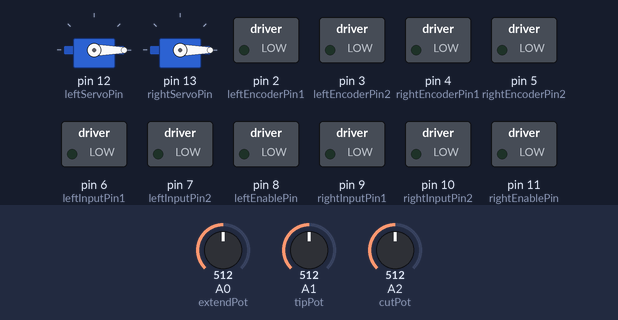
A sketch run on a simulated Arduino Uno, built with avr-gcc and run on an emulated ATmega328P. Parts: 2 × servo, switched loads named in the sketch (green lamp = pin HIGH). The inputs (shaded band) are chosen by the test bench; at power-on: A2 (cutPot) = 512, A0 (extendPot) = 512, A1 (tipPot) = 512. What the sketch prints to the serial monitor is not drawn.

Above: at 1.2 s.
1.3 s: A2 (cutPot) set to 534
At 2.1 s:
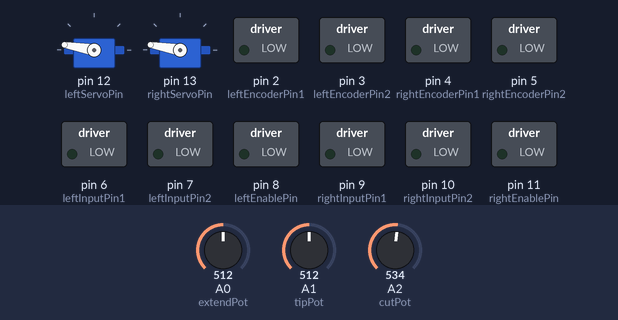
At 3.9 s:
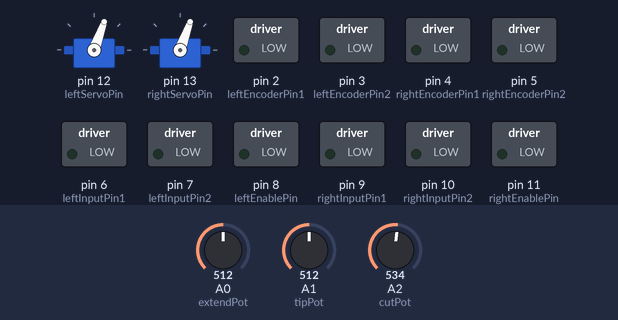
4.3 s: A2 (cutPot) set to 511
At 5.1 s:
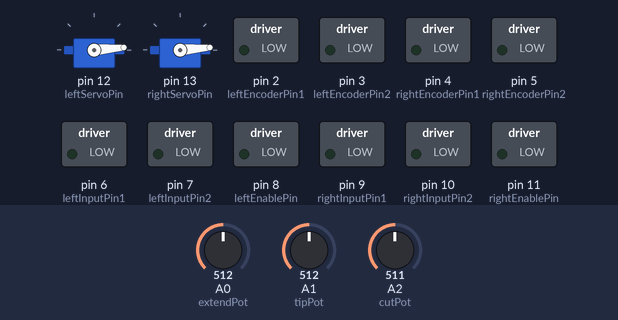
Timing chart, 0 to 7.3 s (numbered marks = the images above; inputs shaded):
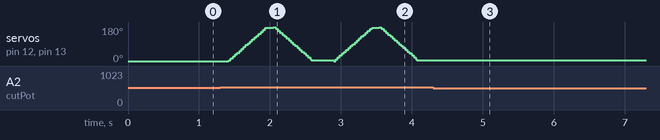

Measured:
- the behaviour switches between 521 and 522 on A2 (cutPot) (found by bisection; images 0 and 1)
- after the input at 4.3 s, servo on pin 12 (leftServoPin), servo on pin 13 (rightServoPin): stops changing and stays 5°

The sketch:

master_code_v1.ino
```cpp
#include <Servo.h>

// Make servos
Servo leftServo;
Servo rightServo;

// Digital

// DC Motors
const int leftEncoderPin1 = 2;
const int leftEncoderPin2 = 3;
const int rightEncoderPin1 = 4;
const int rightEncoderPin2 = 5;
const int leftInputPin1 = 6;
const int leftInputPin2 = 7;
const int leftEnablePin = 8;
const int rightInputPin1 = 9;
const int rightInputPin2 = 10;
const int rightEnablePin = 11;

//Servos
const int leftServoPin = 12;
const int rightServoPin = 13;

// Analog
const int extendPot = A0;
const int tipPot = A1;
const int cutPot = A2;

// variable to store the servo position
int servoPos = 0;

// Joystick info
double cutPos = 0;
double tipPos = 0;
double extendPos = 0;

void cut() {
  Serial.print("EMERGENCY CUT ACTIVATED");

  for (servoPos = 0; servoPos < 180; servoPos += 5) {
    leftServo.write(servoPos);
	rightServo.write(servoPos);
    delay(15);
  }

  delay(100);

  for (servoPos = 180; servoPos > 0; servoPos -= 5) {
    leftServo.write(servoPos);
	rightServo.write(servoPos);
    delay(15);
  }

  delay(100);
}

void extend(int power) {
}

void test() {
	Serial.println(":)");
}

void setup() {

  // Attach servos to pins 12 and 13
  leftServo.attach(leftServoPin);
  rightServo.attach(rightServoPin);

  // Encoder Pins
  pinMode(leftEncoderPin1, OUTPUT);
  pinMode(leftEncoderPin2, OUTPUT);
  pinMode(rightEncoderPin1, OUTPUT);
  pinMode(rightEncoderPin2, OUTPUT);

  // Motor Control Pins
  pinMode(leftEnablePin, OUTPUT);
  pinMode(rightEnablePin, OUTPUT);
  pinMode(leftInputPin1, OUTPUT);
  pinMode(leftInputPin2, OUTPUT);
  pinMode(rightInputPin1, OUTPUT);
  pinMode(rightInputPin2, OUTPUT);

  //Serial
  Serial.begin(9600);

  //Start motors at 0
  leftServo.write(0);
  rightServo.write(0);


}

void loop() {

  double cutPos = map(analogRead(cutPot), 0, 1023, 0, 100);
  double tipPos = map(analogRead(tipPot), 0, 1023, 0, 100);
  double extendPos = map(analogRead(extendPot), 0, 1023, 0, 100);


  /**
  //Run left servo and right servo at full power [0,255] in opposite directions

  digitalWrite(leftInputPin1, HIGH);
  digitalWrite(leftInputPin2, LOW);

  // Set speed to 200 out of possible range 0~255

  analogWrite(leftEnablePin, 200);

  // Turn on motor B

  digitalWrite(rightInputPin1, LOW);
  digitalWrite(rightInputPin2, HIGH);

  // Set speed to 200 out of possible range 0~255

  analogWrite(rightEnablePin, 200);
  */

  if(cutPos > 50) {
  	cut();
  }


  test();


  delay(200);


}
```
